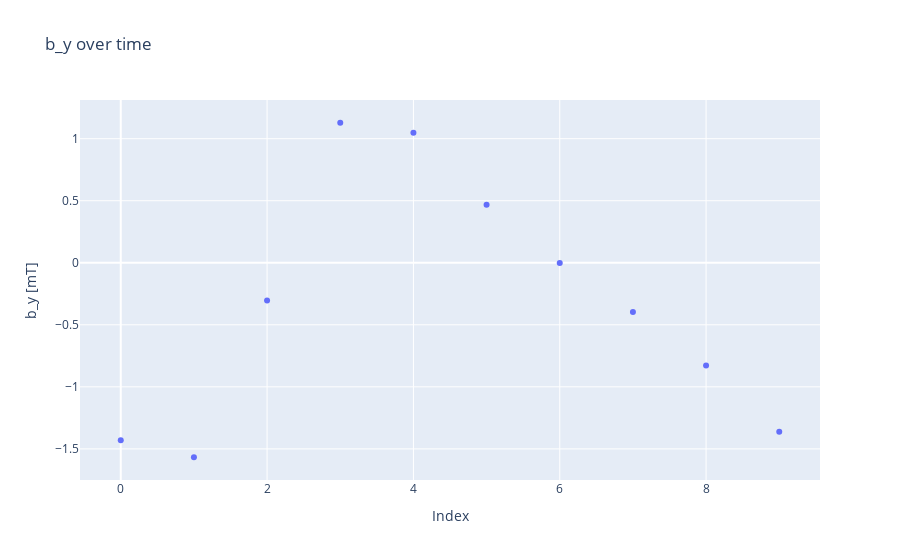

Notebook code cell kept with this figure:
### Code cell
measuredby = go.Scatter(x=index, y=by7, mode='markers')
layoutby = go.Layout(title='b_y over time')
figby = go.Figure(data=[measuredby], layout=layoutby)
figby.update_yaxes(scaleanchor='y')
figby.update_layout(
    xaxis_title="Index",
    yaxis_title="b_y [mT]"
)
figby.show()

### Figure 1 — Plotly figure (JSON) as saved in the notebook; plotly's stock layout.template omitted (floating-point values rounded to 4 significant figures; data arrays with more than 128 entries replaced by an {"elided": "..."} marker saying what was removed)
{"data": [{"mode": "markers", "type": "scatter", "x": {"elided": "160 int values"}, "y": [-1.431, -1.567, -0.3045, 1.129, 1.047, 0.4686, -0.0012, -0.3966, -0.8271, -1.363]}], "layout": {"title": {"text": "b_y over time"}, "xaxis": {"title": {"text": "Index"}}, "yaxis": {"scaleanchor": "y", "title": {"text": "b_y [mT]"}}}}
